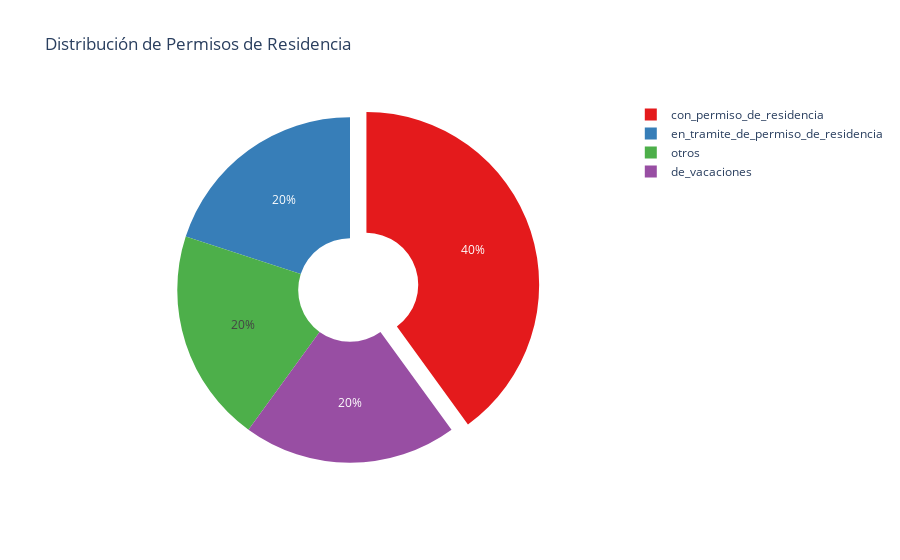

The notebook cell this image was saved under:
### Code cell
graficar_permiso_residencia(df_3)

### Figure 1 — Plotly figure (JSON) as saved in the notebook; plotly's stock layout.template omitted (floating-point values rounded to 4 significant figures)
{"data": [{"customdata": [["con_permiso_de_residencia"], ["en_tramite_de_permiso_de_residencia"], ["otros"], ["de_vacaciones"]], "domain": {"x": [0, 1], "y": [0, 1]}, "hole": 0.3, "hovertemplate": "Tipo de Permiso=%{customdata[0]}<br>Cantidad=%{value}<extra></extra>", "labels": ["con_permiso_de_residencia", "en_tramite_de_permiso_de_residencia", "otros", "de_vacaciones"], "legendgroup": "", "marker": {"colors": ["rgb(228,26,28)", "rgb(55,126,184)", "rgb(77,175,74)", "rgb(152,78,163)"]}, "name": "", "pull": [0.1, 0, 0, 0], "showlegend": true, "type": "pie", "values": [2, 1, 1, 1]}], "layout": {"legend": {"tracegroupgap": 0}, "piecolorway": ["rgb(228,26,28)", "rgb(55,126,184)", "rgb(77,175,74)", "rgb(152,78,163)", "rgb(255,127,0)", "rgb(255,255,51)", "rgb(166,86,40)", "rgb(247,129,191)", "rgb(153,153,153)"], "title": {"text": "Distribución de Permisos de Residencia"}}}
